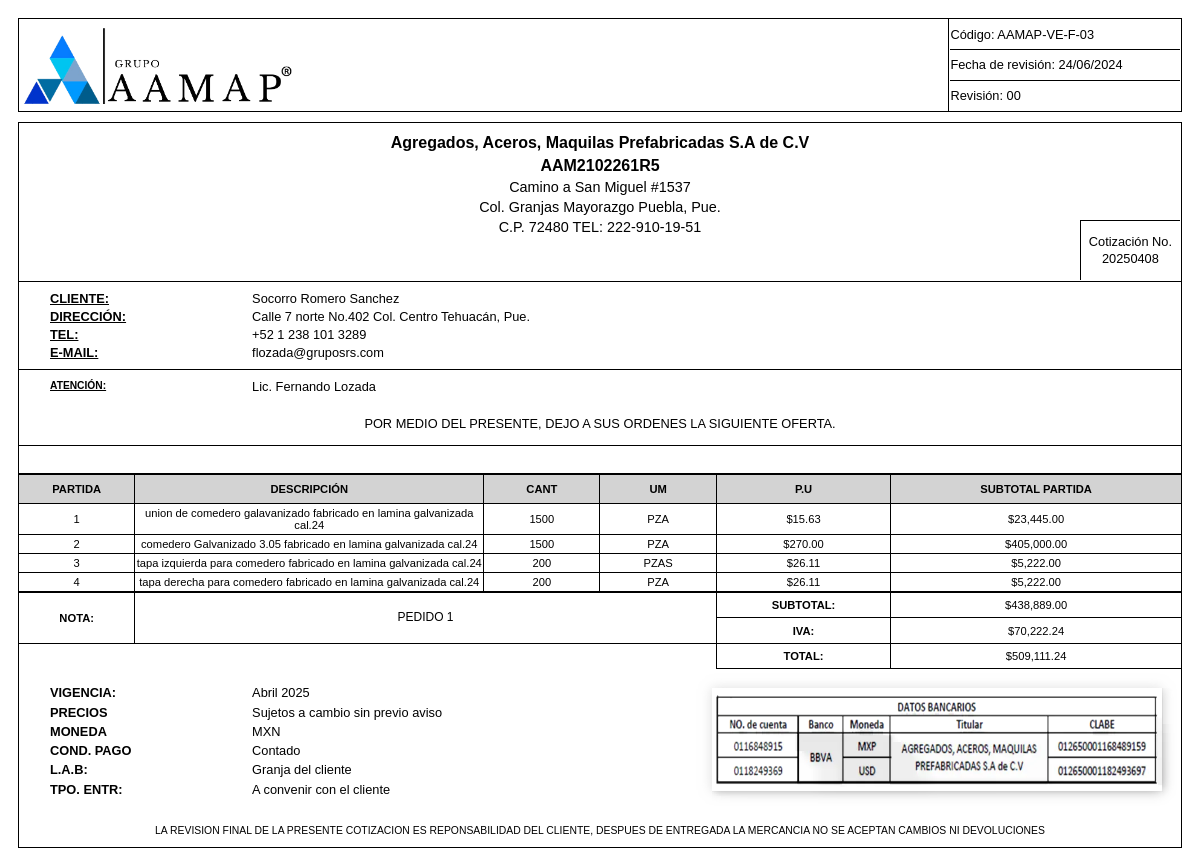
Screenshot of /PROYECTOS/ver_cot.php?id=20250408 (signed in) with the database file from the repository.
### tables this page shows
CREATE TABLE `proyectos` (
  `cod_fab` varchar(100) NOT NULL,
  `id_cliente` int(11) DEFAULT NULL,
  `nombre` varchar(255) DEFAULT NULL,
  `descripcion` text DEFAULT NULL,
  `id_pedido` int(11) DEFAULT NULL,
  `fecha_entrega` date DEFAULT NULL,
  `etapa` enum('creado','aprobado','directo','rechazado','en proceso','finalizado','facturacion') DEFAULT 'creado',
  `observaciones` text DEFAULT NULL,
  `fecha_creacion` timestamp NOT NULL DEFAULT current_timestamp(),
  `id_comprador` int(11) DEFAULT NULL
);

CREATE TABLE `clientes_p` (
  `id` int(11) NOT NULL,
  `nombre_comercial` varchar(100) NOT NULL,
  `razon_social` varchar(150) NOT NULL,
  `rfc` varchar(30) NOT NULL,
  `direccion` varchar(100) NOT NULL,
  `activo` tinyint(1) NOT NULL DEFAULT 1
);

CREATE TABLE `compradores` (
  `id_comprador` int(11) NOT NULL,
  `id_cliente` int(11) DEFAULT NULL,
  `nombre` varchar(100) DEFAULT NULL,
  `telefono` varchar(30) DEFAULT NULL,
  `correo` varchar(80) DEFAULT NULL
);

CREATE TABLE `partidas` (
  `id` int(11) NOT NULL,
  `descripcion` varchar(255) NOT NULL,
  `cod_fab` varchar(100) NOT NULL,
  `proceso` varchar(10) DEFAULT NULL,
  `cantidad` int(11) NOT NULL,
  `unidad_medida` varchar(10) NOT NULL,
  `precio_unitario` float NOT NULL,
  `subtotal` decimal(10,2) GENERATED ALWAYS AS (`cantidad` * `precio_unitario`) VIRTUAL,
  `iva` decimal(10,2) GENERATED ALWAYS AS (`subtotal` * 0.16) VIRTUAL,
  `total` decimal(10,2) GENERATED ALWAYS AS (`subtotal` + `iva`) VIRTUAL,
  `id_pd` int(11) DEFAULT NULL
);

CREATE TABLE `datos_vigencia` (
  `id` int(11) NOT NULL,
  `cod_fab` varchar(100) DEFAULT NULL,
  `vigencia` varchar(255) DEFAULT NULL,
  `precios` varchar(255) DEFAULT NULL,
  `moneda` varchar(50) DEFAULT NULL,
  `condicion_pago` varchar(255) DEFAULT NULL,
  `lab` varchar(255) DEFAULT NULL,
  `tipo_entr` varchar(255) DEFAULT NULL
);

### PROYECTOS/generar_cot.php (called while the page is built, shortened)
<?php
require 'C:/xampp/htdocs/db_connect.php';
$proyecto_id = filter_var($_GET['id'], FILTER_SANITIZE_STRING);
$sql = "SELECT p.cod_fab, p.descripcion AS descripcion, p.etapa, p.observaciones, p.nombre AS nombre_proyecto,
               c.nombre_comercial AS nombre_cliente, c.direccion AS ubicacion_cliente,
               co.nombre AS atencion_cliente, co.telefono AS telefono_cliente, co.correo AS email_cliente,
               p.fecha_entrega
        FROM proyectos p
        LEFT JOIN clientes_p c ON p.id_cliente = c.id
        LEFT JOIN compradores co ON p.id_comprador = co.id_comprador
        WHERE p.cod_fab = ?";
$stmt = $conn->prepare($sql);
$stmt->bind_param("s", $proyecto_id);
$stmt->execute();
$result = $stmt->get_result();
$proyecto = $result->fetch_assoc();
$sqlPartidas = "SELECT pa.descripcion, pa.cantidad, pa.unidad_medida, pa.precio_unitario
                FROM partidas pa
                WHERE pa.cod_fab = ?";
$stmtPartidas = $conn->prepare($sqlPartidas);
$stmtPartidas->bind_param("s", $proyecto_id);
$stmtPartidas->execute();
$resultPartidas = $stmtPartidas->get_result();
$partidas = $resultPartidas->fetch_all(MYSQLI_ASSOC);
$sqlVigencia = "SELECT vigencia, precios, moneda, condicion_pago, lab, tipo_entr
                FROM datos_vigencia
                WHERE cod_fab = ?";
$stmtVigencia = $conn->prepare($sqlVigencia);
$stmtVigencia->bind_param("s", $proyecto_id);
$stmtVigencia->execute();
$resultVigencia = $stmtVigencia->get_result();
$datos_vigencia = $resultVigencia->fetch_assoc();
$cotizacion_no = $proyecto_id;
?>

### PROYECTOS/ver_cot.php (the view, shortened to what this page needs)
<?php
require 'C:/xampp/htdocs/db_connect.php';
require 'generar_cot.php';
 ?>
<!DOCTYPE html>
<html lang="es">
<head>
    <link rel="stylesheet" type="text/css" href="stcot.css">
</head>
<body style="padding: 10px; font-family: Arial;">
    <table style="margin-bottom: 10px;">
        <tr>
            <td style="width: 80%; height: 30px; border: 1px solid;">
                <img src="/assets/grupo_aamap.png" style="width: 30%;">
            </td>
            <td style="width: 20%; height: auto; border: 1px solid;" class="interlineador">
                <div id="cod1"><p style="text-align: left;">Código: AAMAP-VE-F-03</p></div>
                <div id="cod2"><p style="text-align: left;">Fecha de revisión: 24/06/2024</p></div>
                <div id="cod3"><p style="text-align: left;">Revisión: 00</p></div>
            </td>
        </tr>
    </table>
    <table style="border: 1px solid; border-bottom: none;">
        <tr>
            <td colspan="2" style="width: 100%;" class="interlineado">
                <p style="font-size: 1em;"><b>Agregados, Aceros, Maquilas Prefabricadas S.A de C.V</b></p>
                <p style="font-size: 1em;"><b>AAM2102261R5</b></p>
                <p style="font-size: 0.9em;">Camino a San Miguel #1537</p>
                <p style="font-size: 0.9em;">Col. Granjas Mayorazgo Puebla, Pue.</p>
                <p style="font-size: 0.9em;">C.P. 72480 TEL: 222-910-19-51</p>
                <div id="cot"><p style="padding-left: 8px; padding-right: 8px;">Cotización No. <br><?php echo $cotizacion_no;?></p></div>
            </td>
        </tr>
    </table>
    <table>
        <tr>
            <td style="width: 20%; border: 1px solid; border-right: none;" class="interlineado cliente">
                <p style="text-align: left; margin-left: 30px;"><b><u>CLIENTE:</u></b></p>
                <p style="text-align: left; margin-left: 30px;"><b><u>DIRECCIÓN:</u></b></p>
                <p style="text-align: left; margin-left: 30px;"><b><u>TEL:</u></b></p>
                <p style="text-align: left; margin-left: 30px;"><b><u>E-MAIL:</u></b></p>
            </td>
            <td style="width: 80%; border: 1px solid; border-left: none;" class="interlineado cliente">
                <p style="text-align: left;"><?php echo $proyecto['nombre_cliente'];?></p>
                <p style="text-align: left;"><?php echo $proyecto['ubicacion_cliente'];?></p>
                <p style="text-align: left;"><?php echo $proyecto['telefono_cliente'];?></p>
                <p style="text-align: left;"><?php echo $proyecto['email_cliente'];?></p>
            </td>
        </tr>
        <tr>
            <td class="cliente interlineado" style="border: 1px solid; border-right: none; border-bottom: none; "><p style="text-align: left; margin-left: 30px;" class="cliente"><b><u>ATENCIÓN:</u></b></p></td>
            <td class="cliente interlineado" style="border-bottom: none;"><P style="text-align: left;"><?php echo $proyecto['atencion_cliente'];?></P></td>
        </tr>
        <tr>
            <td colspan="2" style="border-bottom: 1px solid;" class="cliente"><p>POR MEDIO DEL PRESENTE, DEJO A SUS ORDENES LA SIGUIENTE OFERTA.</p></td>
        </tr>
        <tr><td><p style="font-size: 0.5em; border-bottom: none;">&nbsp;&nbsp;&nbsp;</p></td></tr>
    </table>
    <table>
        <thead>
            <tr>
                <th style="width: 10%; " class="cols bg-cols">PARTIDA</th>
                <th style="width: 30%; " class="cols bg-cols">DESCRIPCIÓN</th>
                <th style="width: 10%; " class="cols bg-cols">CANT</th>
                <th style="width: 10%; " class="cols bg-cols">UM</th>
                <th style="width: 15%; " class="cols bg-cols">P.U</th>
                <th style="width: 25%; " class="cols bg-cols">SUBTOTAL PARTIDA</th>
            </tr>
        </thead>
        <tbody>
            <?php
            $subtotal = 0;
            foreach ($partidas as $index => $partida) {
                $subtotal_partida = $partida['cantidad'] * $partida['precio_unitario'];
                $subtotal += $subtotal_partida;
                echo "<tr>";
                echo "<td class='cols content'>" . ($index + 1) . "</td>";
                echo "<td class='cols content'>" . $partida['descripcion'] . "</td>";
                echo "<td class='cols content'>" . $partida['cantidad'] . "</td>";
                echo "<td class='cols content'>" . $partida['unidad_medida'] . "</td>";
                echo "<td class='cols content'>$" . number_format($partida['precio_unitario'], 2) . "</td>";
                echo "<td class='cols content'>$" . number_format($subtotal_partida, 2) . "</td>";
                echo "</tr>";
            }
            ?>
        </tbody>
    </table>
    <table style="border-bottom: none;">
        <tr>
            <td rowspan="2" class="cols cifras" style="width: 10%;"><p><b>NOTA:</b></p></td>
            <td rowspan="2" id="nota" class="cols cifras" style="width: 50%; padding-top: 5px; padding-bottom: 5px;"><p><?php echo $proyecto['descripcion']; ?></p></td>
            <td class="cols cifras" style="width: 15%;"><p><B>SUBTOTAL:</B></p></td>
            <td class="cols cifras" style="width: 25%;"><P>$<?php echo number_format($subtotal, 2); ?></P></td>
        </tr>
        <tr>
            <td class="cols cifras" style="width: 15%;"><p><B>IVA:</B></p></td>
            <td class="cols cifras" style="width: 25%;"><P>$<?php echo number_format($subtotal * 0.16, 2); ?></P></td>
        </tr>
        <tr>
            <td class="cliente cifras" style="width: 10%;"></td>
            <td class="cliente cifras" style="width: 50%;"></td>
            <td class="cols cifras" style="width: 15%;"><p><B>TOTAL:</B></p></td>
            <td class="cols cifras" style="width: 25%;"><P>$<?php echo number_format($subtotal * 1.16, 2); ?></P></td>
        </tr>
    </table>
    <table style="border-top: none">
        <tr><div id="data">
            <td class=" vigencia" style="width: 20%;">
                <p style="text-align: left; margin-left: 30px;"><b>VIGENCIA:</b></p>
                <p style="text-align: left; margin-left: 30px;"><b>PRECIOS</b></p>
                <p style="text-align: left; margin-left: 30px;"><b>MONEDA</b></p>
                <p style="text-align: left; margin-left: 30px;" ><b>COND. PAGO</b></p>
                <p style="text-align: left; margin-left: 30px;"><b>L.A.B:</b></p>
                <p style="text-align: left; margin-left: 30px;"><b>TPO. ENTR:</b></p>
            </td>
            <td class=" vigencia" style="width: 38%;">
                <p style="text-align: left;"><?php echo htmlspecialchars($datos_vigencia['vigencia']); ?></p>
                <p style="text-align: left;"><?php echo htmlspecialchars($datos_vigencia['precios']); ?></p>
                <p style="text-align: left;"><?php echo htmlspecialchars($datos_vigencia['moneda']); ?></p>
                <p style="text-align: left;" ><?php echo htmlspecialchars($datos_vigencia['condicion_pago']); ?></p>
                <p style="text-align: left;"><?php echo htmlspecialchars($datos_vigencia['lab']); ?></p>
                <p style="text-align: left;"><?php echo htmlspecialchars($datos_vigencia['tipo_entr']); ?></p>
            </td>
            <td style="width: 42%;">
                <img src="/assets/datos.webp" style="width: 100%;">
            </td>
        </div></tr>
        <tr>
            <td colspan="6" style="background-color: none; line-height: 1; font-size: 0.65em;" class="vigencia">
                <p>LA REVISION FINAL DE LA PRESENTE COTIZACION ES REPONSABILIDAD DEL CLIENTE, DESPUES DE ENTREGADA LA MERCANCIA NO SE ACEPTAN CAMBIOS NI DEVOLUCIONES </p>
            </td>
        </tr>
    </table>
</body>
</html>

### PROYECTOS/stcot.css (style rules this page uses)
p, h1, h2, h3, h4, .content { text-align: center; }
.interlineado { line-height: 0.4; }
.interlineador { line-height: 0.1; }
#cot { display: flex; font-size: 0.8em; border: 1px solid; border-bottom: none; border-right: none; line-height: 1.3; text-align: center; justify-content: center; align-items: center; margin-left: auto; width: fit-content; margin-top: -25px; }
#cod1 { font-size: 0.8em; border-bottom: 1px solid; line-height: 0.3; }
#cod2 { font-size: 0.8em; border-bottom: 1px solid; line-height: 0.3; }
#cod3 { font-size: 0.8em; line-height: 0.3; }
#nota { word-wrap: break-word; overflow-wrap: break-word; white-space: normal; text-align: justify; font-size: 12px; line-height: 1.1; max-width: 100%; }
table { width: 100%; padding: 10px; border: 1px solid; border-spacing: 0; border-collapse: collapse; }
.cols { border: 1px solid; font-size: 0.8em; }
.bg-cols { background-color: lightgray; padding-top: 8px; padding-bottom: 8px; }
.content { padding-top: 3px; padding-bottom: 3px; }
.cliente { font-size: 0.8em; }
.vigencia { font-size: 0.8em; line-height: 0.5em; }
.cifras { line-height: 0; }
.cols { font-size: 0.7em }

### rows the page displays
proyectos: id_cliente.nombre_comercial "Socorro Romero Sanchez", id_cliente.direccion "Calle 7 norte No.402 Col. Centro Tehuacán, Pue.", id_comprador.telefono "+52 1 238 101 3289", id_comprador.correo "flozada@gruposrs.com", id_comprador.nombre "Lic. Fernando Lozada", descripcion "PEDIDO 1"
partidas: descripcion "union de comedero galavanizado fabricado en lamina galvanizada cal.24", cantidad "1500", unidad_medida "PZA", precio_unitario "15.63", subtotal_partida "23,445.00"
partidas: descripcion "comedero Galvanizado 3.05 fabricado en lamina galvanizada cal.24", cantidad "1500", unidad_medida "PZA", precio_unitario "270.00", subtotal_partida "405,000.00"
partidas: descripcion "tapa izquierda para comedero fabricado en lamina galvanizada cal.24", cantidad "200", unidad_medida "PZAS", precio_unitario "26.11", subtotal_partida "5,222.00"
partidas: descripcion "tapa derecha para comedero fabricado en lamina galvanizada cal.24", cantidad "200", unidad_medida "PZA", precio_unitario "26.11", subtotal_partida "5,222.00"
datos_vigencia: vigencia "Abril 2025", precios "Sujetos a cambio sin previo aviso", moneda "MXN", condicion_pago "Contado", lab "Granja del cliente", tipo_entr "A convenir con el cliente"

### other values shown
$cotizacion_no "20250408"
$subtotal "438,889.00"
$subtotal * 0.16 "70,222.24"
$subtotal * 1.16 "509,111.24"
